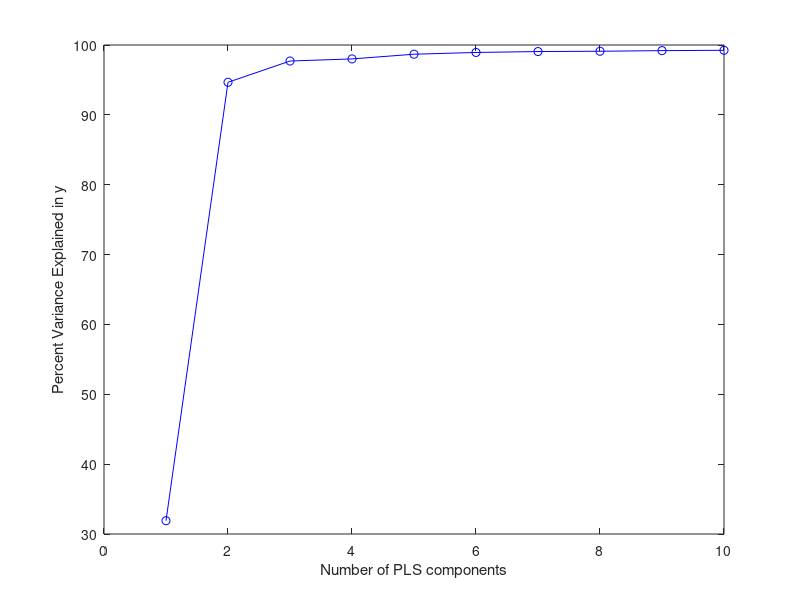
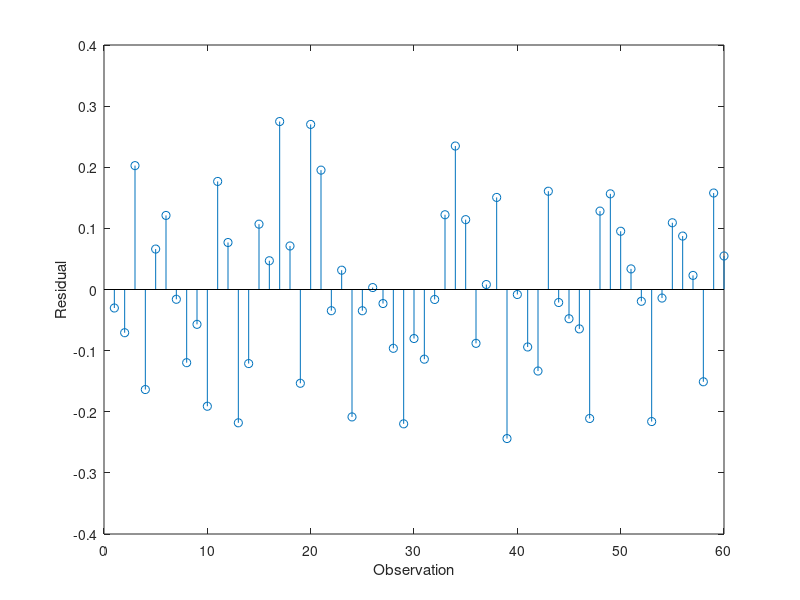
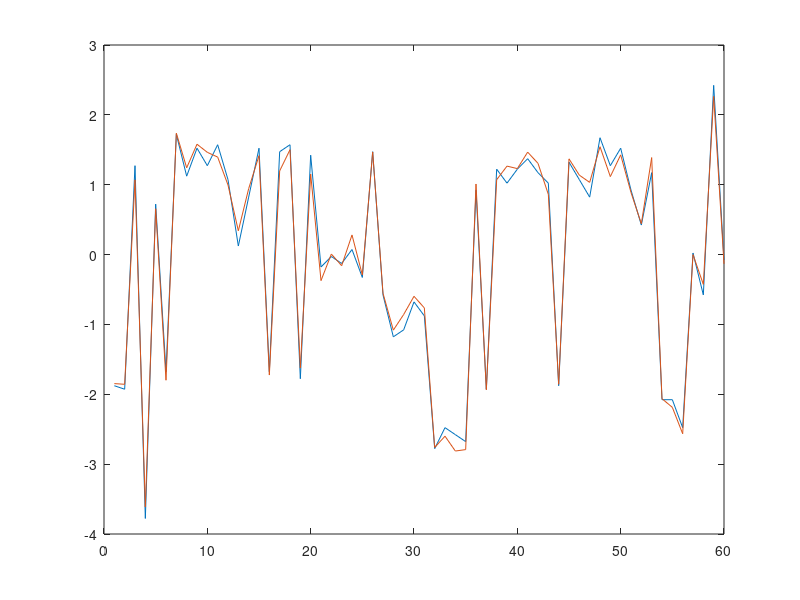

Here is the MATLAB script that generated these plots, in order:
clear
clc
close all


load spectra
X = NIR;
y = octane;



% Reduce the mean 
x_mean = mean(X);
X = X - x_mean;
y_mean = mean(y);
y = y - y_mean;
%% LS
B  = (X'*X)\X'*y;
y_pre_ls = X* B;
%plot(y_pre_ls)
%hold on
%plot(y,'X')

%% PLS





[XL,yl,XS,YS,beta,PCTVAR] = plsregress(X,y,10);


figure
plot(1:10,cumsum(100*PCTVAR(2,:)),'-bo');
xlabel('Number of PLS components');
ylabel('Percent Variance Explained in y');

figure
yfit = [ones(size(X,1),1) X]*beta;
residuals = y - yfit;
stem(residuals)
xlabel('Observation');
ylabel('Residual');

figure
plot(y)
hold on
plot(yfit)
